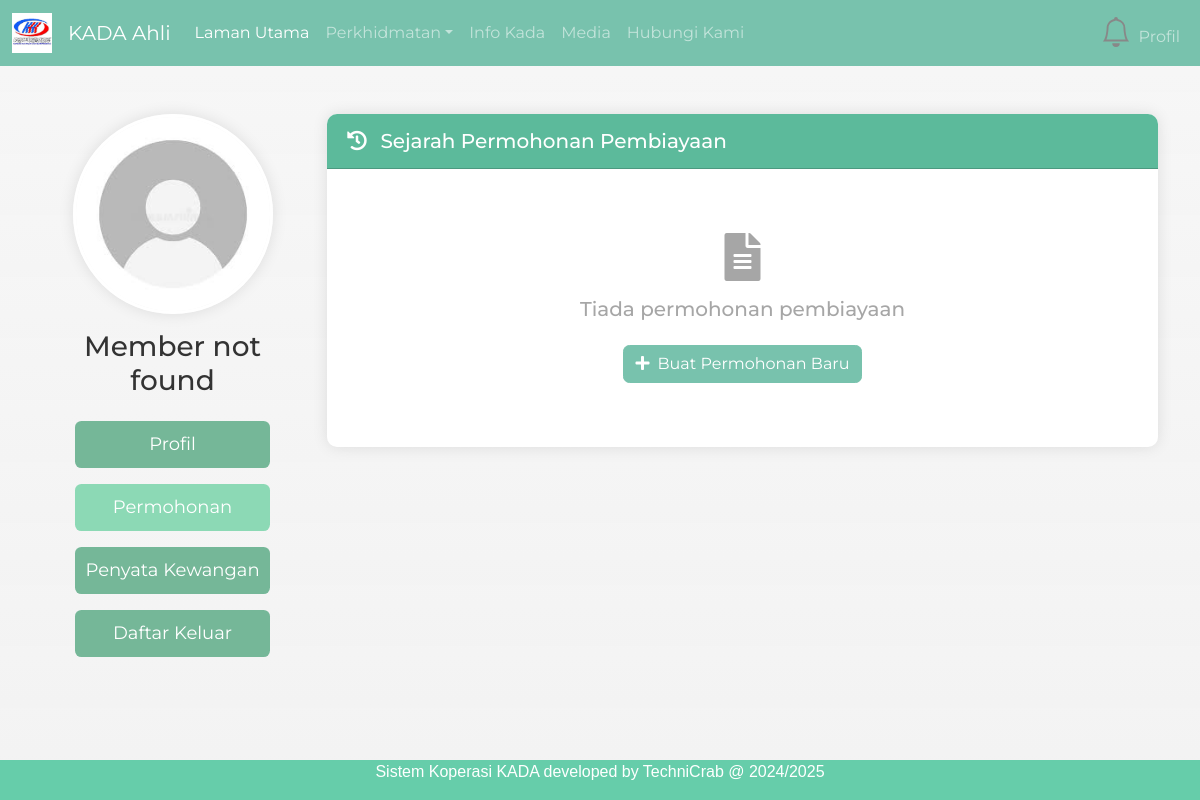
Page /statuspermohonanloan.php (signed in) on the earlier database version.
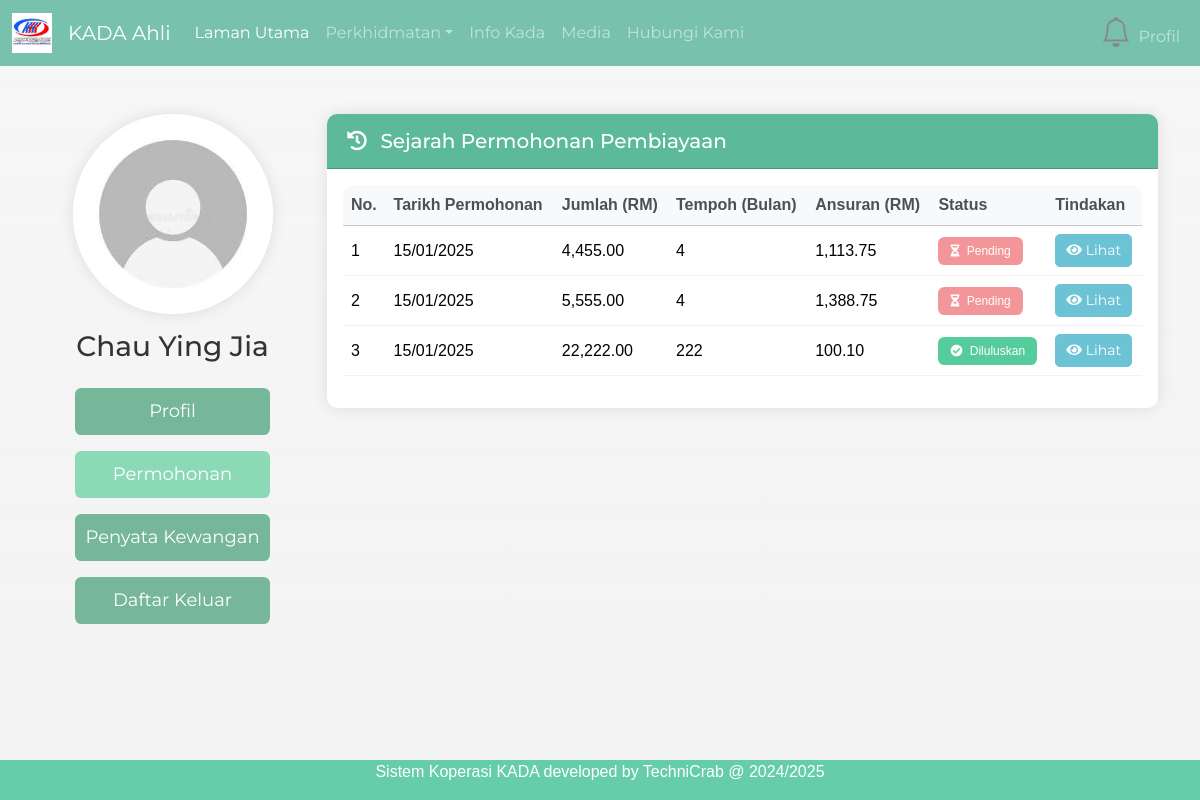
Same page on the later database version.
### tables this page shows
CREATE TABLE `tb_member` (
  `employeeID` int(4) NOT NULL,
  `memberName` varchar(255) NOT NULL,
  `email` varchar(255) DEFAULT NULL COMMENT 'Email address',
  `ic` varchar(20) NOT NULL,
  `maritalStatus` varchar(20) NOT NULL,
  `sex` varchar(10) DEFAULT NULL,
  `religion` varchar(50) DEFAULT NULL,
  `nation` varchar(50) DEFAULT NULL,
  `no_pf` varchar(50) DEFAULT NULL,
  `position` varchar(100) DEFAULT NULL COMMENT 'Job position',
  `phoneNumber` varchar(20) DEFAULT NULL COMMENT 'Primary contact number',
  `phoneHome` varchar(20) DEFAULT NULL COMMENT 'Home contact number',
  `monthlySalary` decimal(10,2) DEFAULT NULL COMMENT 'Monthly salary amount',
  `created_at` timestamp NOT NULL DEFAULT current_timestamp(),
  `updated_at` timestamp NOT NULL DEFAULT current_timestamp() ON UPDATE current_timestamp()
);

CREATE TABLE `tb_loanapplication` (
  `loanApplicationID` int(11) NOT NULL,
  `employeeID` int(4) NOT NULL,
  `loanApplicationDate` date NOT NULL,
  `loanStatus` varchar(20) DEFAULT 'Pending',
  `amountRequested` decimal(10,2) NOT NULL,
  `financingPeriod` int(11) NOT NULL,
  `monthlyInstallments` decimal(10,2) NOT NULL
);

### statuspermohonanloan.php (the view, shortened to what this page needs)
<?php
include "headermember.php";
include "footer.php";
include "dbconnect.php";
$employeeID = $_SESSION['employeeID'];
$sqlMember = "SELECT memberName FROM tb_member WHERE employeeID = ?";
$stmtMember = mysqli_prepare($conn, $sqlMember);
mysqli_stmt_bind_param($stmtMember, "i", $employeeID);
mysqli_stmt_execute($stmtMember);
$resultMember = mysqli_stmt_get_result($stmtMember);
$memberData = null;
if ($resultMember && mysqli_num_rows($resultMember) > 0) {
    $memberData = mysqli_fetch_assoc($resultMember);
}
$sql = "SELECT
            la.loanApplicationID,
            la.loanStatus,
            la.loanApplicationDate,
            la.amountRequested,
            la.financingPeriod,
            la.monthlyInstallments
        FROM tb_loanapplication la
        WHERE la.employeeID = ?
        ORDER BY la.loanApplicationDate DESC";
$stmt = mysqli_prepare($conn, $sql);
mysqli_stmt_bind_param($stmt, "i", $employeeID);
mysqli_stmt_execute($stmt);
$result = mysqli_stmt_get_result($stmt);
?>
<div class="container mt-5">
    <div class="row">
        <div class="col-md-3">
            <div class="profile-sidebar text-center">
                <div class="profile-image mb-4">
                    <img src="img/profile.jpeg" class="rounded-circle img-fluid" alt="Profile Picture" style="width: 200px; height: 200px; object-fit: cover;">
                    <h3 class="mt-3"><?php echo isset($memberData['memberName']) ? htmlspecialchars($memberData['memberName']) : 'Member not found'; ?></h3>
                </div>
                <div class="profile-nav d-flex flex-column gap-3">
                    <a href="profil.php" class="btn w-75 mx-auto" style="background-color: #75B798; color: white;">
                        Profil
                    </a>
                    <a href="statuspermohonanloan.php" class="btn w-75 mx-auto" style="background-color: #8CD9B5; color: white;">
                        Permohonan
                    </a>
                    <a href="penyatakewangan.php" class="btn w-75 mx-auto" style="background-color: #75B798; color: white;">
                    Penyata Kewangan
                    </a>
                    <a href="logout.php" class="btn w-75 mx-auto" style="background-color: #75B798; color: white;">
                        Daftar Keluar
                    </a>
                </div>
            </div>
        </div>
        <div class="col-md-9">
            <div class="card">
                <div class="card-header bg-primary text-white">
                    <h5 class="mb-0"><i class="fas fa-history me-2"></i> Sejarah Permohonan Pembiayaan</h5>
                </div>
                <div class="card-body">
                    <?php if (mysqli_num_rows($result) > 0): ?>
                        <div class="table-responsive">
                            <table class="table table-hover">
                                <thead class="table-light">
                                    <tr>
                                        <th>No.</th>
                                        <th>Tarikh Permohonan</th>
                                        <th>Jumlah (RM)</th>
                                        <th>Tempoh (Bulan)</th>
                                        <th>Ansuran (RM)</th>
                                        <th>Status</th>
                                        <th>Tindakan</th>
                                    </tr>
                                </thead>
                                <tbody>
                                    <?php
                                    $i = 1;
                                    while ($row = mysqli_fetch_assoc($result)):
                                    ?>
                                        <tr>
                                            <td><?php echo $i++; ?></td>
                                            <td><?php echo date('d/m/Y', strtotime($row['loanApplicationDate'])); ?></td>
                                            <td><?php echo number_format($row['amountRequested'], 2); ?></td>
                                            <td><?php echo $row['financingPeriod']; ?></td>
                                            <td><?php echo number_format($row['monthlyInstallments'], 2); ?></td>
                                            <td>
                                                <?php
                                                $statusClass = '';
                                                $statusIcon = '';
                                                switch ($row['loanStatus']) {
                                                    case 'Diluluskan':
                                                        $statusClass = 'success';
                                                        $statusIcon = 'check-circle';
                                                        break;
                                                    default:
                                                        $statusClass = 'secondary';
                                                        $statusIcon = 'hourglass-half';
                                                }
                                                ?>
                                                <span class="badge bg-<?php echo $statusClass; ?>">
                                                    <i class="fas fa-<?php echo $statusIcon; ?> me-1"></i>
                                                    <?php echo $row['loanStatus']; ?>
                                                </span>
                                            </td>
                                            <td>
                                                <a href="lihatStatus.php?id=<?php echo $row['loanApplicationID']; ?>" class="btn btn-sm btn-info">
                                                    <i class="fas fa-eye"></i> Lihat
                                                </a>
                                            </td>
                                        </tr>
                                    <?php endwhile; ?>
                                </tbody>
                            </table>
                        </div>
                    <?php else: ?>
                        <div class="text-center py-5">
                            <i class="fas fa-file-alt fa-3x text-muted mb-3"></i>
                            <h5 class="text-muted">Tiada permohonan pembiayaan</h5>
                            <a href="permohonanloan.php" class="btn btn-primary mt-3">
                                <i class="fas fa-plus me-2"></i>Buat Permohonan Baru
                            </a>
                        </div>
                    <?php endif; ?>
                </div>
            </div>
        </div>
    </div>
</div>
<link rel="stylesheet" href="https://cdnjs.cloudflare.com/ajax/libs/font-awesome/5.15.4/css/all.min.css">

### headermember.php (shortened to what this page needs)
<!DOCTYPE html>
<html lang="en">
<head>
  <link href="css/bootstrap.min (1).css" rel="stylesheet">
</head>
<body>
<nav class="navbar navbar-expand-lg bg-primary" data-bs-theme="dark">
  <div class="container-fluid">
    <a class="navbar-brand" href="index.php"><img src="img/kadalogo.jpg" alt="logo" height="40"></a>
    <a class="navbar-brand" href="index.php">KADA Ahli</a>
    <div class="collapse navbar-collapse" id="navbarColor03">
      <ul class="navbar-nav me-auto">
        <li class="nav-item">
          <a class="nav-link active" href="index.php">Laman Utama
          </a>
        </li>
        <li class="nav-item dropdown">
          <a class="nav-link dropdown-toggle" data-bs-toggle="dropdown" href="#" role="button" aria-haspopup="true" aria-expanded="false">Perkhidmatan</a>
        </li>
        <li class="nav-item">
          <a class="nav-link" href="#">Info Kada</a>
        </li>
        <li class="nav-item">
          <a class="nav-link" href="#">Media</a>
        </li>
        <li class="nav-item">
          <a class="nav-link" href="#">Hubungi Kami</a>
        </li>
        </ul>
        <ul class="navbar-nav ms-auto mt-2">
          <li class="nav-item">
          </li>
          <li class="nav-item">
          <a class="nav-link" href="profil.php">Profil</a>
          </li>
        </ul>
      <br><br>
  </div>
</nav>

### footer.php
<div class="footer">
  <p>Sistem Koperasi KADA developed by TechniCrab @ 2024/2025</p>
</div>
</body>
</html>

### headermember.php (style rules this page uses)
.footer { position: fixed; left: 0; bottom: 0; width: 100%; background-color: MediumAquamarine; color: white; text-align: center; }
body { background: url('img/padi.jpg') no-repeat center center fixed; background-size: cover; position: relative; font-family: 'Poppins', sans-serif; min-height: 100vh; }
body::before { content: ''; position: fixed; top: 0; left: 0; right: 0; bottom: 0; background: linear-gradient(rgba(245, 245, 245, 0.85), rgba(240, 240, 240, 0.8)); z-index: -1; }

### statuspermohonanloan.php (style rules this page uses)
.profile-sidebar { background: transparent; box-shadow: none; }
.profile-nav .btn { border: none; padding: 10px; font-size: 18px; transition: all 0.3s ease; }
.profile-image img { border: 3px solid #fff; box-shadow: 0 0 15px rgba(0,0,0,0.1); }
.profile-image h3 { color: #333; font-weight: 500; }
.table { vertical-align: middle; }
.badge { padding: 8px 12px; font-weight: 500; }
.btn-sm { padding: 5px 10px; }
.card { border: none; box-shadow: 0 0 15px rgba(0,0,0,0.1); border-radius: 10px; }
.card-header { background-color: #5CBA9B !important; border-radius: 10px 10px 0 0 !important; padding: 15px 20px; }
.table-responsive { border-radius: 10px; }
.table th { font-weight: 600; color: #495057; }

Differences in the rows shown:
added tb_member: memberName "Chau Ying Jia"
added tb_loanapplication: loanApplicationDate "15/01/2025", amountRequested "4,455.00", financingPeriod "4", monthlyInstallments "1,113.75", loanStatus "Pending"
added tb_loanapplication: loanApplicationDate "15/01/2025", amountRequested "5,555.00", financingPeriod "4", monthlyInstallments "1,388.75", loanStatus "Pending"
added tb_loanapplication: loanApplicationDate "15/01/2025", amountRequested "22,222.00", financingPeriod "222", monthlyInstallments "100.10", loanStatus "Diluluskan"
Other differences:
text no longer shown: "Member not found Tiada permohonan pembiayaan Buat Permohonan Baru"
text now shown: "No. Tarikh Permohonan Jumlah (RM) Tempoh (Bulan) Ansuran (RM) Status Tindakan"
